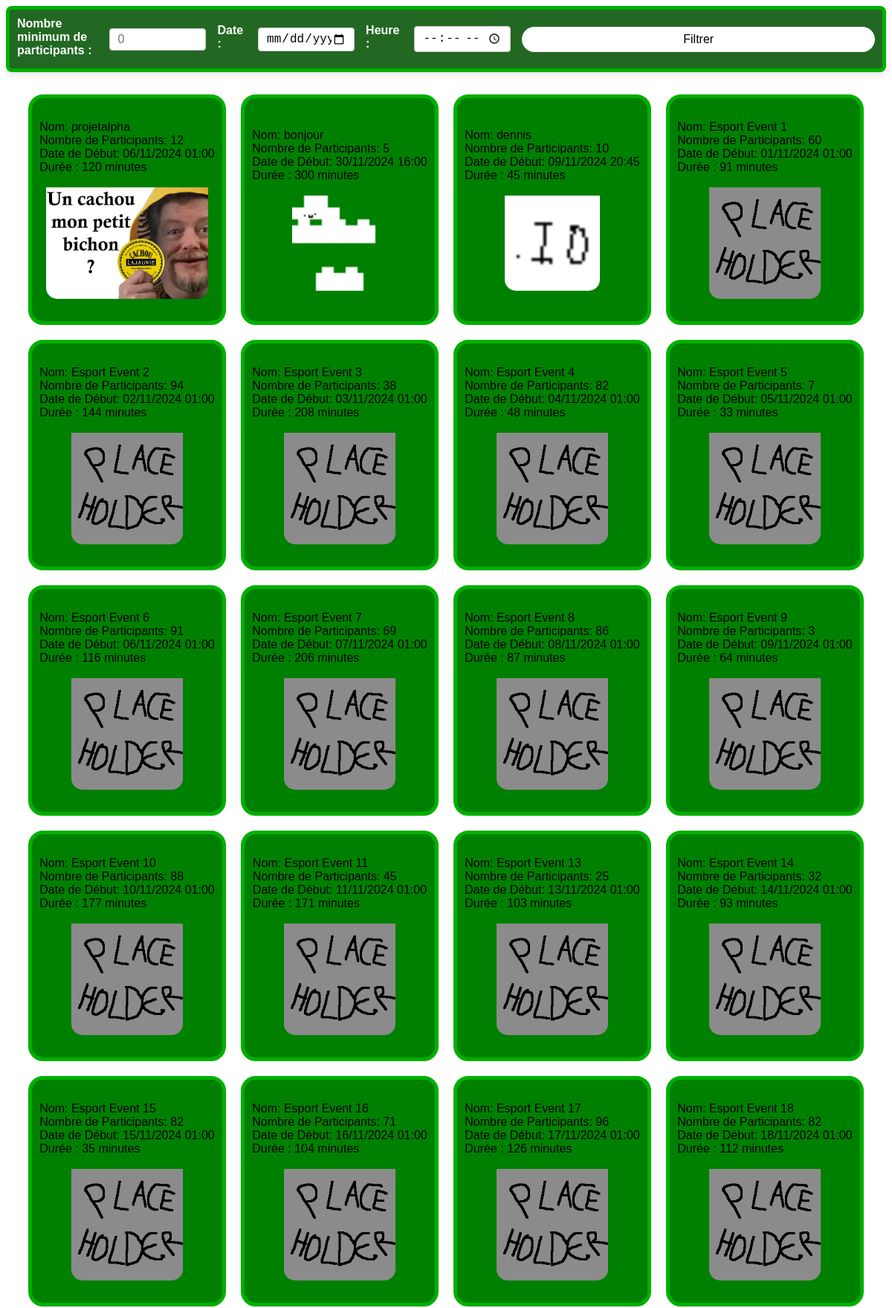
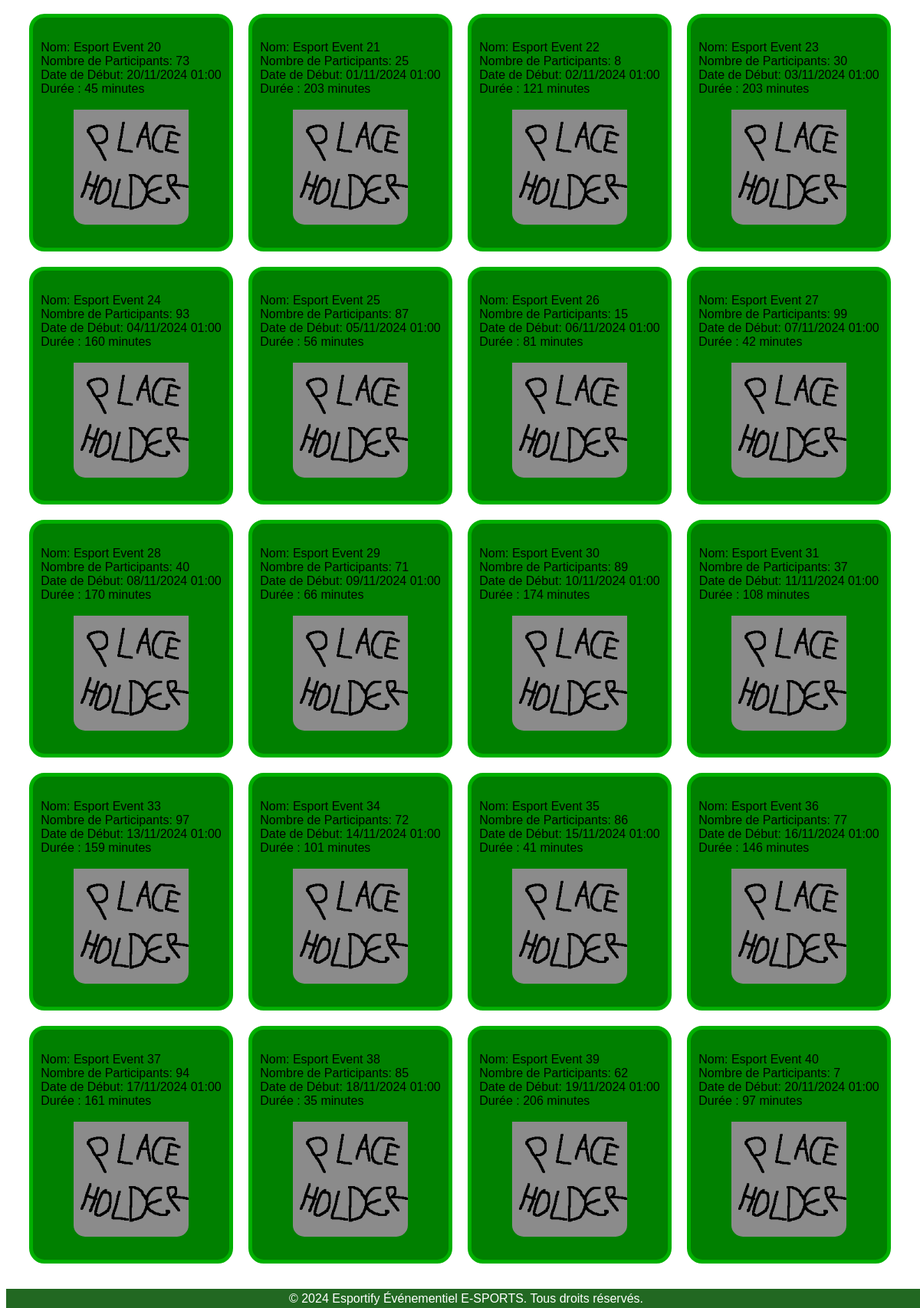
The app's page /code/event.php with its own data (2 pictures, top to bottom).
### tables this page shows
CREATE TABLE `events` (
  `eventID` int(11) NOT NULL,
  `name` varchar(100) NOT NULL,
  `description` text DEFAULT NULL,
  `nb_of_participant` int(11) DEFAULT 0,
  `isVisible` tinyint(1) DEFAULT 0,
  `start_date` datetime NOT NULL,
  `duration_minutes` int(11) NOT NULL,
  `image_path` varchar(255) DEFAULT NULL,
  `creatorID` int(11) DEFAULT NULL
);

### code/event.php (the view, shortened to what this page needs)
<?php
require_once 'db-connection.php';
$query = "SELECT name, nb_of_participant, start_date, duration_minutes, image_path, eventid FROM events WHERE isvisible = 1";
$result = $conn->query($query);
if ($result->num_rows > 0) {
    $events = [];
    while ($row = $result->fetch_assoc()) {
        $startDateTime = new DateTime($row['start_date']);
        $formattedDate = $startDateTime->setTimezone(new DateTimeZone('Europe/Paris'))->format('d/m/Y H:i');
        $events[] = [
            'name' => $row['name'],
            'nb_of_participant' => $row['nb_of_participant'],
            'start_date' => $formattedDate,
            'duration_minutes' => $row['duration_minutes'],
            'image_path' => $row['image_path'],
            'id' => $row['eventid'],
        ];
    }
}
?>
<!DOCTYPE html>
<html lang="fr">
<head>
    <link rel="stylesheet" href="css/popup.css">
    <link rel="stylesheet" href="css/event.css">
    <link rel="stylesheet" href="css/body-style.css">
    <link rel="stylesheet" href="css/filter.css">
</head>
<body>
    <div id="filters">
        <label for="minParticipants">Nombre minimum de participants :</label>
        <input type="number" id="minParticipants" min="0" placeholder="0">
        <label for="date">Date :</label>
        <input type="date" id="date">
        <label for="time">Heure :</label>
        <input type="time" id="time">
        <button onclick="filterEvents()">Filtrer</button>
    </div>
    <div class="event-list"><?php
        if (isset($events)) :
            foreach ($events as $event) :?>
            <div class="event"
            onclick="openEvent(<?php echo htmlspecialchars($event['id']); ?>)"
            data-participants="<?php echo htmlspecialchars($event['nb_of_participant']); ?>"
            data-date="<?php echo htmlspecialchars(date('Y-d-m', strtotime($event['start_date']))); ?>"
            data-time="<?php echo htmlspecialchars(date('H:i', strtotime($event['start_date']))); ?>">
                <?php
                echo "Nom: " . htmlspecialchars($event['name']) . "<br>";
                echo "Nombre de Participants: " . htmlspecialchars($event['nb_of_participant']) . "<br>";
                echo "Date de Début: " . htmlspecialchars($event['start_date']) . "<br>";
                echo "Durée : " . htmlspecialchars($event['duration_minutes']) . " minutes<br><br>";
                ?>
                <img class="image" src="<?php echo htmlspecialchars($event['image_path']) ?>" alt="image de l'événement">
            </div>
            <?php endforeach;
        endif; ?>
    </div>
</body>
</html>

### code/css/popup.css (style rules this page uses)
label { display: block; margin-bottom: 5px; font-weight: bold; }
button { width: 100%; padding: 10px; background-color: white; border: none; border-radius: 5px; color: black; font-size: 16px; cursor: pointer; }

### code/css/event.css (style rules this page uses)
.image { min-width: 50%; max-width: 100%; border-radius: 0 0 15px 15px; max-height: 50%; }
.event-list { display: grid; grid-template-columns: repeat(4, 1fr); margin: 20px 20px 0 20px; padding-bottom: 40px; }
.event { height: 300px; margin: 10px 10px; border-radius: 20px; display: flex; flex-direction: column; justify-content: center; align-items: center; background-color: green; border: 5px solid #00B000; }

### code/css/body-style.css (style rules this page uses)
body { font-family: Arial, sans-serif; }

### code/css/filter.css (style rules this page uses)
#filters { display: flex; align-items: center; justify-content: flex-start; gap: 15px; padding: 10px; background-color: #226822; border: 5px solid #00B000; border-radius: 8px; box-shadow: 0 4px 8px rgba(0, 0, 0, 0.1); }
#filters label { color: #fff; margin-right: 5px; }
#filters input[type="number"], #filters input[type="date"], #filters input[type="time"] { padding: 5px 10px; border: 1px solid #ccc; border-radius: 4px; font-size: 1rem; min-width: 130px; box-sizing: border-box; transition: border-color 0.2s ease; }
#filters button { padding: 8px 15px; background-color: #fff; color: #000; border: none; cursor: pointer; border-radius: 20px; transition: background-color 0.3s, border-radius 0.3s, color 0.3s; }

### records on screen
events: name "projetalpha", nb_of_participant "12", start_date "06/11/2024 01:00", duration_minutes "120", image_path (picture)
events: name "bonjour", nb_of_participant "5", start_date "30/11/2024 16:00", duration_minutes "300", image_path (picture)
events: name "dennis", nb_of_participant "10", start_date "09/11/2024 20:45", duration_minutes "45", image_path (picture)
events: name "Esport Event 1", nb_of_participant "60", start_date "01/11/2024 01:00", duration_minutes "91", image_path (picture)
events: name "Esport Event 2", nb_of_participant "94", start_date "02/11/2024 01:00", duration_minutes "144", image_path (picture)
events: name "Esport Event 3", nb_of_participant "38", start_date "03/11/2024 01:00", duration_minutes "208", image_path (picture)
events: name "Esport Event 4", nb_of_participant "82", start_date "04/11/2024 01:00", duration_minutes "48", image_path (picture)
events: name "Esport Event 5", nb_of_participant "7", start_date "05/11/2024 01:00", duration_minutes "33", image_path (picture)
events: name "Esport Event 6", nb_of_participant "91", start_date "06/11/2024 01:00", duration_minutes "116", image_path (picture)
events: name "Esport Event 7", nb_of_participant "69", start_date "07/11/2024 01:00", duration_minutes "206", image_path (picture)
events: name "Esport Event 8", nb_of_participant "86", start_date "08/11/2024 01:00", duration_minutes "87", image_path (picture)
events: name "Esport Event 9", nb_of_participant "3", start_date "09/11/2024 01:00", duration_minutes "64", image_path (picture)
events: name "Esport Event 10", nb_of_participant "88", start_date "10/11/2024 01:00", duration_minutes "177", image_path (picture)
events: name "Esport Event 11", nb_of_participant "45", start_date "11/11/2024 01:00", duration_minutes "171", image_path (picture)
events: name "Esport Event 13", nb_of_participant "25", start_date "13/11/2024 01:00", duration_minutes "103", image_path (picture)
events: name "Esport Event 14", nb_of_participant "32", start_date "14/11/2024 01:00", duration_minutes "93", image_path (picture)
events: name "Esport Event 15", nb_of_participant "82", start_date "15/11/2024 01:00", duration_minutes "35", image_path (picture)
events: name "Esport Event 16", nb_of_participant "71", start_date "16/11/2024 01:00", duration_minutes "104", image_path (picture)
events: name "Esport Event 17", nb_of_participant "96", start_date "17/11/2024 01:00", duration_minutes "126", image_path (picture)
events: name "Esport Event 18", nb_of_participant "82", start_date "18/11/2024 01:00", duration_minutes "112", image_path (picture)
events: name "Esport Event 20", nb_of_participant "73", start_date "20/11/2024 01:00", duration_minutes "45", image_path (picture)
events: name "Esport Event 21", nb_of_participant "25", start_date "01/11/2024 01:00", duration_minutes "203", image_path (picture)
events: name "Esport Event 22", nb_of_participant "8", start_date "02/11/2024 01:00", duration_minutes "121", image_path (picture)
events: name "Esport Event 23", nb_of_participant "30", start_date "03/11/2024 01:00", duration_minutes "203", image_path (picture)
events: name "Esport Event 24", nb_of_participant "93", start_date "04/11/2024 01:00", duration_minutes "160", image_path (picture)
events: name "Esport Event 25", nb_of_participant "87", start_date "05/11/2024 01:00", duration_minutes "56", image_path (picture)
events: name "Esport Event 26", nb_of_participant "15", start_date "06/11/2024 01:00", duration_minutes "81", image_path (picture)
events: name "Esport Event 27", nb_of_participant "99", start_date "07/11/2024 01:00", duration_minutes "42", image_path (picture)
events: name "Esport Event 28", nb_of_participant "40", start_date "08/11/2024 01:00", duration_minutes "170", image_path (picture)
events: name "Esport Event 29", nb_of_participant "71", start_date "09/11/2024 01:00", duration_minutes "66", image_path (picture)
events: name "Esport Event 30", nb_of_participant "89", start_date "10/11/2024 01:00", duration_minutes "174", image_path (picture)
events: name "Esport Event 31", nb_of_participant "37", start_date "11/11/2024 01:00", duration_minutes "108", image_path (picture)
events: name "Esport Event 33", nb_of_participant "97", start_date "13/11/2024 01:00", duration_minutes "159", image_path (picture)
events: name "Esport Event 34", nb_of_participant "72", start_date "14/11/2024 01:00", duration_minutes "101", image_path (picture)
events: name "Esport Event 35", nb_of_participant "86", start_date "15/11/2024 01:00", duration_minutes "41", image_path (picture)
events: name "Esport Event 36", nb_of_participant "77", start_date "16/11/2024 01:00", duration_minutes "146", image_path (picture)
events: name "Esport Event 37", nb_of_participant "94", start_date "17/11/2024 01:00", duration_minutes "161", image_path (picture)
events: name "Esport Event 38", nb_of_participant "85", start_date "18/11/2024 01:00", duration_minutes "35", image_path (picture)
events: name "Esport Event 39", nb_of_participant "62", start_date "19/11/2024 01:00", duration_minutes "206", image_path (picture)
events: name "Esport Event 40", nb_of_participant "7", start_date "20/11/2024 01:00", duration_minutes "97", image_path (picture)
